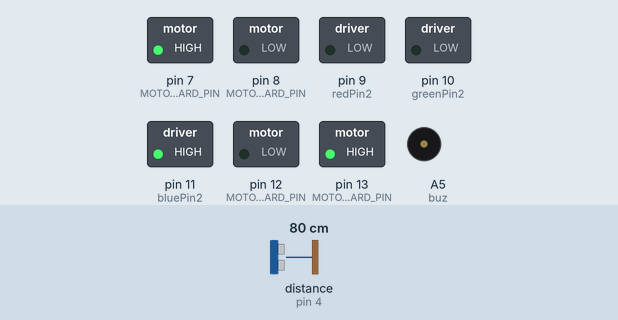
Bench run of a sketch on a simulated Arduino Uno, built with avr-gcc and run on an emulated ATmega328P. Shown: switched loads named in the sketch (green lamp = pin HIGH), buzzer (waves = sounding, pin HIGH). Wiring (inferred from the names in the program): ultrasonic range finder: trigger pin 2; echo pin 4. The test bench sets the inputs (shaded band); at power-on: distance to the obstacle (sensor on pin 4) 80 cm. The echo pulse lasts 58.3 µs per cm; pins used as bus, display or sensor lines are not drawn.

Above: at 1.2 s.
1.3 s: distance to the obstacle (sensor on pin 4) set to 23 cm
2.8 s: distance to the obstacle (sensor on pin 4) set to 19 cm
At 3.5 s:
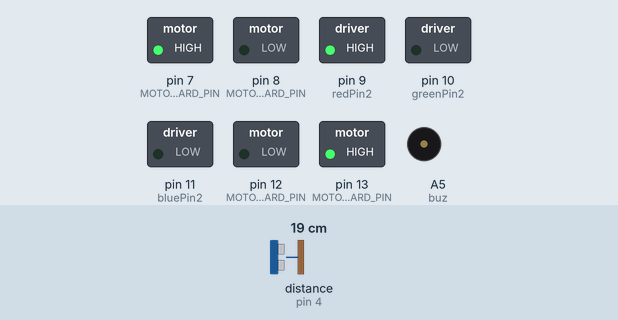
5.8 s: distance to the obstacle (sensor on pin 4) set to 35 cm
At 7.0 s:
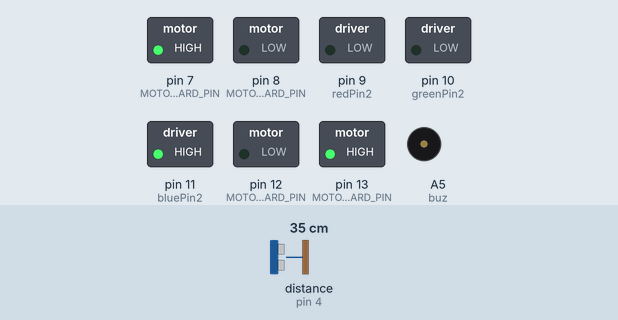
7.3 s: distance to the obstacle (sensor on pin 4) set to 2 cm
At 8.1 s:
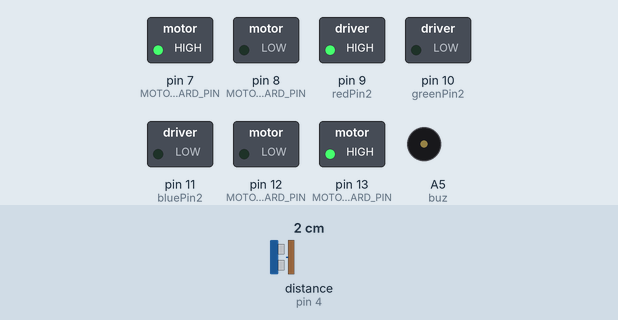
Timing chart, 0 to 9.8 s (numbered marks = the images above; inputs shaded):
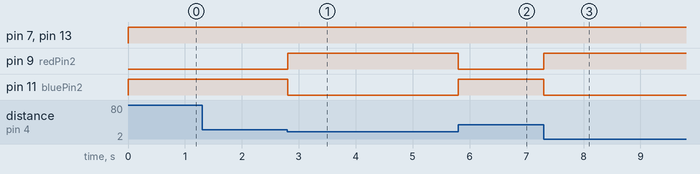

The sketch:

iid_car_final_code.ino
```cpp
int trig = 2;
int echo = 4;

int MOTOR_RIGHT_FORWARD_PIN = 13;  // Motor 1 forward IN1 blue
int MOTOR_RIGHT_BACKWARD_PIN = 12;  // Motor 2 forward IN2 red

int MOTOR_LEFT_FORWARD_PIN = 7;  // Motor 1 reverse IN4 brown

int MOTOR_LEFT_BACKWARD_PIN = 8;  // Motor 2 reverse // IN3

int redPin2= 9;
int greenPin2 = 10;
int bluePin2 = 11;
#define buz A5
int pos = 0;

long getUltrasonicDistance() {
  digitalWrite(trig, LOW);
  delayMicroseconds(2);
  digitalWrite(trig, HIGH);
delayMicroseconds(10);
  digitalWrite(trig, LOW);

  // Read the echo time
  long duration = pulseIn(echo, HIGH);

  // Calculate distance in cm
  long distance = (duration / 2) / 29.1;
  return distance;
}
void stopCar() {

    digitalWrite(MOTOR_LEFT_FORWARD_PIN, LOW);
    digitalWrite(MOTOR_LEFT_BACKWARD_PIN, LOW);
    digitalWrite(MOTOR_RIGHT_FORWARD_PIN, LOW);
    digitalWrite(MOTOR_RIGHT_BACKWARD_PIN, LOW);
    digitalWrite(buz, HIGH);
    delay(600);
    digitalWrite(buz, LOW);

}

void right() {
    digitalWrite(MOTOR_LEFT_FORWARD_PIN, LOW);
    digitalWrite(MOTOR_LEFT_BACKWARD_PIN, LOW);
    digitalWrite(MOTOR_RIGHT_FORWARD_PIN, HIGH);
    digitalWrite(MOTOR_RIGHT_BACKWARD_PIN, HIGH);
}
void left() {
    digitalWrite(MOTOR_LEFT_FORWARD_PIN, HIGH);
    digitalWrite(MOTOR_LEFT_BACKWARD_PIN, HIGH);
    digitalWrite(MOTOR_RIGHT_FORWARD_PIN, LOW);
    digitalWrite(MOTOR_RIGHT_BACKWARD_PIN, LOW);
}
void forward() {
    digitalWrite(MOTOR_LEFT_FORWARD_PIN, HIGH);
    digitalWrite(MOTOR_LEFT_BACKWARD_PIN, LOW);
    digitalWrite(MOTOR_RIGHT_FORWARD_PIN, HIGH);
    digitalWrite(MOTOR_RIGHT_BACKWARD_PIN, LOW);
}
void backward() {
    digitalWrite(MOTOR_LEFT_FORWARD_PIN, LOW);
    digitalWrite(MOTOR_LEFT_BACKWARD_PIN, HIGH);
    digitalWrite(MOTOR_RIGHT_FORWARD_PIN, LOW);
    digitalWrite(MOTOR_RIGHT_BACKWARD_PIN, HIGH);
}
void setup() {
  // put your setup code here, to run once:
  pinMode(MOTOR_RIGHT_FORWARD_PIN, OUTPUT);
  pinMode(MOTOR_LEFT_FORWARD_PIN, OUTPUT);
  pinMode(MOTOR_RIGHT_BACKWARD_PIN, OUTPUT);
  pinMode(MOTOR_LEFT_BACKWARD_PIN, OUTPUT);
  pinMode(trig, OUTPUT);
  pinMode(echo, INPUT);


  pinMode(redPin2,  OUTPUT);
  pinMode(greenPin2, OUTPUT);
  pinMode(bluePin2, OUTPUT);

  pinMode(buz, OUTPUT);


  Serial.begin(9600);
}
void setColor(int redValue, int greenValue,  int blueValue) {
  analogWrite(redPin2, redValue);
  analogWrite(greenPin2,  greenValue);
  analogWrite(bluePin2, blueValue);
}
bool stop = false;
void loop() {
  // put your main code here, to run repeatedly:
    long distance = getUltrasonicDistance();
    // Serial.println(distance);
    if (distance < 20) {
        // Serial.println("ayyay");
        setColor(255, 0, 0); // red Color
        // stopCar();
        // turnRight();  // Turn the car to avoid obstacle
    } else {
        if(stop==false){
          setColor(0, 0, 255); // blue Color
          forward();  // Continue driving forward if no obstacle
        }
    }
    if (Serial.available()) {
      String data = Serial.readStringUntil('\n'); // Rad the incoming data until newline character
      Serial.println(data);
      Serial.println(data.length());
      if(data.length() > 0){
if(data.length()==4){
  stopCar();
}
if(data.length()==5){
  left();
}
if(data.length()==9){
  backward();
}

if(data.length()==6){
  right();
}

if(data.length()==8){
  forward();
}
      }
  }
}
```

Measured:
- the behaviour switches between 21 and 20 cm on distance to the obstacle (sensor on pin 4) (found by bisection; images 0 and 1)
- after the input at 1.3 s, every drawn part: stays the same
- after the input at 2.8 s, pin 9 (redPin2): LOW → HIGH at once; pin 11 (bluePin2): HIGH → LOW at once
- after the input at 5.8 s, pin 9 (redPin2): HIGH → LOW at once; pin 11 (bluePin2): LOW → HIGH at once
- after the input at 7.3 s, pin 9 (redPin2): LOW → HIGH at once; pin 11 (bluePin2): HIGH → LOW at once
